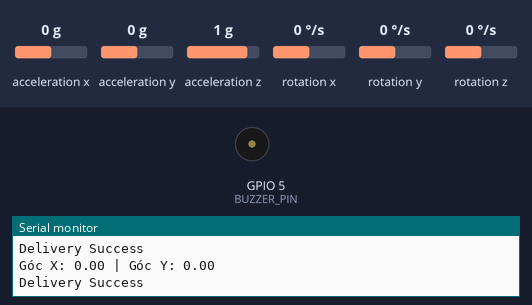
A sketch run on a simulated ESP32. On the bench: buzzer (waves = sounding), the last lines printed to the serial monitor. The test bench sets the inputs (shaded band); at power-on: acceleration x 0 g, acceleration y 0 g, acceleration z 1 g, rotation x 0 °/s, rotation y 0 °/s, rotation z 0 °/s.

Above: at 4.2 s.
4.3 s: acceleration x set to -1.4 g
5.8 s: acceleration y set to -1.4 g
At 7.38 s:
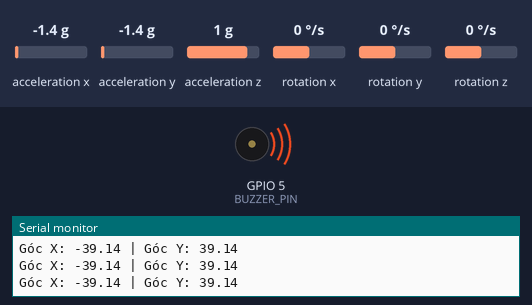
8.8 s: acceleration z set to -1.4 g
Timing chart, 0 to 17.8 s (numbered marks = the images above; inputs shaded):
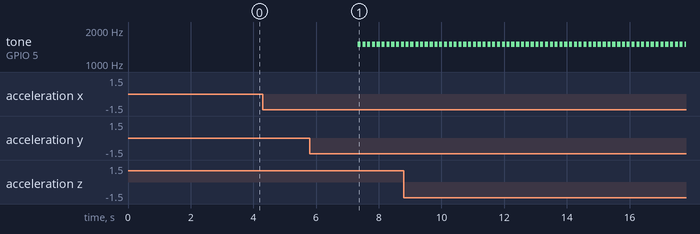

Measured:
- by itself, tone on GPIO 5 (BUZZER_PIN): alternates 1500 Hz for 0.10 s and silent for 0.05 s

The sketch:

canh_bao_ngu_guc_espnow_sender.ino
```cpp
#include <MPU6050_tockn.h>
#include <Wire.h>
#include <freertos/FreeRTOS.h>
#include <freertos/task.h>
#include <esp_now.h>
#include <WiFi.h>

#define BUZZER_PIN 5
#define BUZZER_CHANNEL 0
#define PWM_FREQ 5000
#define PWM_RESOLUTION 8

const int alertAngleThreshold = 15;
const unsigned long sleepGucDuration = 3000;

MPU6050 mpu(Wire);
bool isHeadNghieng = false;
unsigned long startNghiengTime = 0;

uint8_t broadcastAddress[] = { 0xD8, 0xBC, 0x38, 0xFB, 0x73, 0x44 }; // MAC ESP32 receiver

typedef struct struct_message {
  bool sleepGucWarning;
} struct_message;

struct_message myData;
esp_now_peer_info_t peerInfo;

void OnDataSent(const uint8_t *mac_addr, esp_now_send_status_t status) {
  Serial.println(status == ESP_NOW_SEND_SUCCESS ? "Delivery Success" : "Delivery Fail");
}

void sendSleepGucWarning(bool warning) {
  myData.sleepGucWarning = warning;
  esp_now_send(broadcastAddress, (uint8_t *)&myData, sizeof(myData));
}

void setup() {
  Serial.begin(115200);
  Wire.begin(27, 26);
  pinMode(BUZZER_PIN, OUTPUT);
  ledcSetup(BUZZER_CHANNEL, PWM_FREQ, PWM_RESOLUTION);
  ledcAttachPin(BUZZER_PIN, BUZZER_CHANNEL);

  mpu.begin();
  mpu.calcGyroOffsets(true);
  Serial.println("Bắt đầu theo dõi trạng thái ngủ gục...");

  WiFi.mode(WIFI_STA);
  if (esp_now_init() != ESP_OK) {
    Serial.println("Error initializing ESP-NOW");
    return;
  }
  esp_now_register_send_cb(OnDataSent);
  memcpy(peerInfo.peer_addr, broadcastAddress, 6);
  peerInfo.channel = 0;
  peerInfo.encrypt = false;
  esp_now_add_peer(&peerInfo);

  // xTaskCreatePinnedToCore(readSensorTask, "Read Sensor", 2048, NULL, 1, NULL, 0);
  xTaskCreatePinnedToCore(checkNghiengTask, "Check Nghieng", 2048, NULL, 1, NULL, 1);
  xTaskCreatePinnedToCore(buzzerControlTask, "Buzzer Control", 2048, NULL, 1, NULL, 1);
}

void loop() {}

// void readSensorTask(void *pvParameters) {
//   while (true) {
//     mpu.update();
//     vTaskDelay(100 / portTICK_PERIOD_MS);
//   }
// }

void checkNghiengTask(void *pvParameters) {
  while (true) {
    mpu.update();
    float angleX = mpu.getAngleX();
    float angleY = mpu.getAngleY();
    // In giá trị góc ra Serial Monitor
    Serial.print("Góc X: ");
    Serial.print(angleX);
    Serial.print(" | Góc Y: ");
    Serial.println(angleY);

    if (abs(angleX) > alertAngleThreshold || abs(angleY) > alertAngleThreshold) {
      if (!isHeadNghieng) {
        startNghiengTime = millis();
        isHeadNghieng = true;
      }

      if (millis() - startNghiengTime >= sleepGucDuration) {
        sendSleepGucWarning(true);
      }
    } else {
      isHeadNghieng = false;
      sendSleepGucWarning(false);
    }

    vTaskDelay(100 / portTICK_PERIOD_MS);
  }
}

void buzzerControlTask(void *pvParameters) {
  while (true) {
    if (isHeadNghieng && (millis() - startNghiengTime >= sleepGucDuration)) {
      for (int i = 0; i < 3; i++) {
        ledcWriteTone(BUZZER_CHANNEL, 1500);
        vTaskDelay(100 / portTICK_PERIOD_MS);
        ledcWriteTone(BUZZER_CHANNEL, 0);
        vTaskDelay(50 / portTICK_PERIOD_MS);
      }
    } else {
      ledcWriteTone(BUZZER_CHANNEL, 0);
    }

    vTaskDelay(10 / portTICK_PERIOD_MS);
  }
}
```
